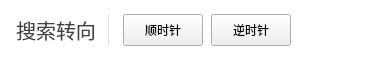
   <widget class="QFrame" name="frame_13">
    <property name="geometry">
     <rect>
      <x>24</x>
      <y>436</y>
      <width>392</width>
      <height>60</height>
     </rect>
    </property>
    <property name="styleSheet">
     <string notr="true">QFrame{
background: #FFFFFF;
border: 0px;
border-radius:5px;
}
QLabel{
font-family: &quot;微软雅黑&quot;;
font-size: 20px;
color: #424242;
}</string>
    </property>
    <property name="frameShape">
     <enum>QFrame::StyledPanel</enum>
    </property>
    <property name="frameShadow">
     <enum>QFrame::Raised</enum>
    </property>
    <widget class="QLabel" name="label_11">
     <property name="geometry">
      <rect>
       <x>16</x>
       <y>18</y>
       <width>80</width>
       <height>24</height>
      </rect>
     </property>
     <property name="font">
      <font>
       <family>微软雅黑</family>
       <pointsize>-1</pointsize>
      </font>
     </property>
     <property name="styleSheet">
      <string notr="true"/>
     </property>
     <property name="text">
      <string>搜索转向</string>
     </property>
     <property name="alignment">
      <set>Qt::AlignCenter</set>
     </property>
    </widget>
    <widget class="QFrame" name="frame_14">
     <property name="geometry">
      <rect>
       <x>108</x>
       <y>14</y>
       <width>1</width>
       <height>32</height>
      </rect>
     </property>
     <property name="styleSheet">
      <string notr="true">background: rgb(0, 0, 0, 0); 
border:1px solid #dfdfdf; </string>
     </property>
     <property name="frameShape">
      <enum>QFrame::StyledPanel</enum>
     </property>
     <property name="frameShadow">
      <enum>QFrame::Raised</enum>
     </property>
    </widget>
    <widget class="QPushButton" name="pushButton_clock">
     <property name="geometry">
      <rect>
       <x>123</x>
       <y>14</y>
       <width>80</width>
       <height>32</height>
      </rect>
     </property>
     <property name="styleSheet">
      <string notr="true"/>
     </property>
     <property name="text">
      <string>顺时针</string>
     </property>
    </widget>
    <widget class="QPushButton" name="pushButton_anticlock">
     <property name="geometry">
      <rect>
       <x>211</x>
       <y>14</y>
       <width>80</width>
       <height>32</height>
      </rect>
     </property>
     <property name="styleSheet">
      <string notr="true"/>
     </property>
     <property name="text">
      <string>逆时针</string>
     </property>
    </widget>
   </widget>
